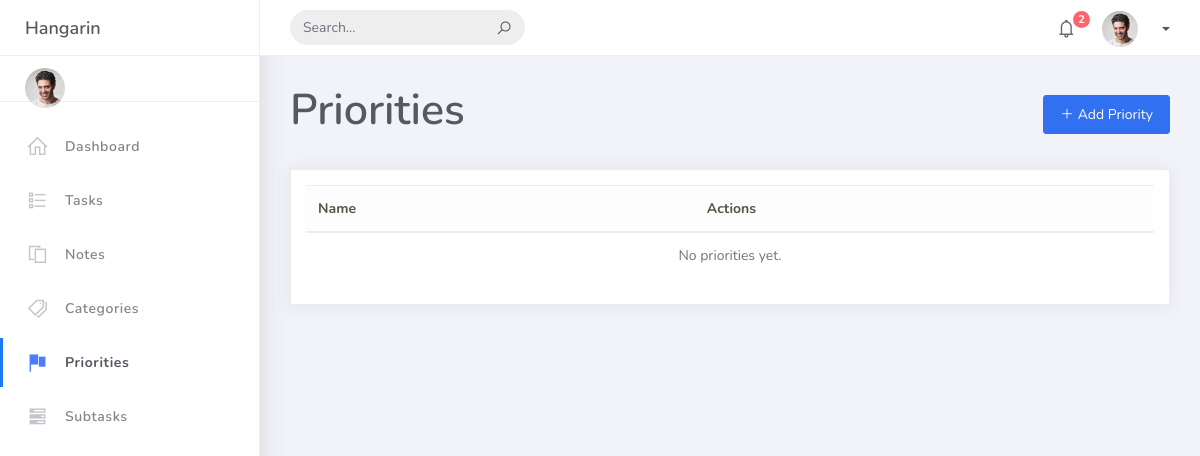
The page /tasks/priorities/ on the database as committed earlier.
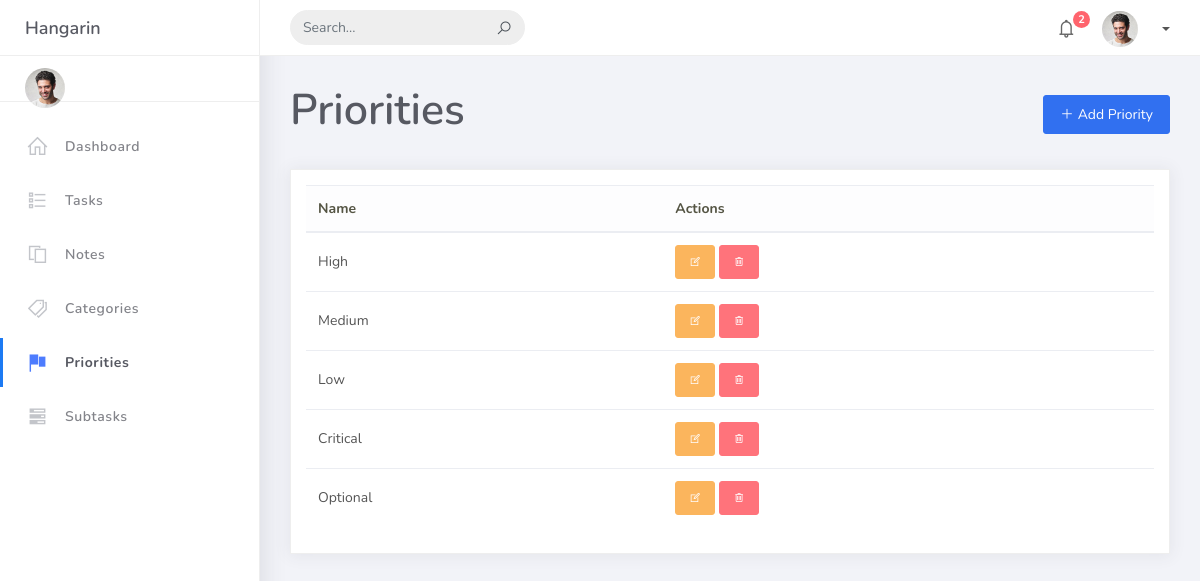
The same page on the database as committed later.
### tasks/models.py (models this page shows, shortened)
class BaseModel(models.Model):
    created_at = models.DateTimeField(default=timezone.now)
    updated_at = models.DateTimeField(auto_now=True)
    class Meta:
        abstract = True

class Priority(BaseModel):
    name = models.CharField(max_length=100)
    class Meta:
        verbose_name = "Priority"
        verbose_name_plural = "Priorities"

### tasks/views.py (the view)
# urls.py: path('priorities/', views.PriorityListView.as_view(), name='priority-list'),
class PriorityListView(SidebarContextMixin, ListView):
    model = Priority
    context_object_name = "priorities"
    template_name = "priority_list.html"
    paginate_by = 10

### tasks/views.py (called while the page is built)
    def get_context_data(self, **kwargs):
        context = super().get_context_data(**kwargs)
        context["categories"] = Category.objects.all()
        context["priorities"] = Priority.objects.all()
        context["tasks"] = Task.objects.all()[:5]
        context["notes"] = Note.objects.all()[:5]
        context["subtasks"] = SubTask.objects.all()[:5]
        return context

### templates/priority_list.html (shortened to what this page needs)
{% extends 'base.html' %}
{% block content %}
<div class="d-flex justify-content-between align-items-center mb-4">
    <h2 class="fw-bold">Priorities</h2>
    <a href="{% url 'priority-add' %}" class="btn btn-primary">
        <i class="la la-plus"></i> Add Priority
    </a>
</div>
<div class="card shadow-sm">
    <div class="card-body table-responsive">
        <table class="table table-hover align-middle">
            <thead class="table-light">
                <tr>
                    <th>Name</th>
                    <th>Actions</th>
                </tr>
            </thead>
            <tbody>
                {% for priority in priorities %}
                <tr>
                    <td>{{ priority.name }}</td>
                    <td>
                        <a href="{% url 'priority-update' priority.pk %}" class="btn btn-sm btn-warning"><i
                                class="la la-edit"></i></a>
                        <a href="{% url 'priority-delete' priority.pk %}" class="btn btn-sm btn-danger"><i
                                class="la la-trash"></i></a>
                    </td>
                </tr>
                {% empty %}
                <tr>
                    <td colspan="2" class="text-center text-muted">No priorities yet.</td>
                </tr>
                {% endfor %}
            </tbody>
        </table>
    </div>
</div>
{% endblock %}

Rows that differ between the two databases and show on the page:
added Priority: name "High"
added Priority: name "Medium"
added Priority: name "Low"
added Priority: name "Critical"
added Priority: name "Optional"
Other text that changed with them:
text no longer shown: "No priorities yet."
